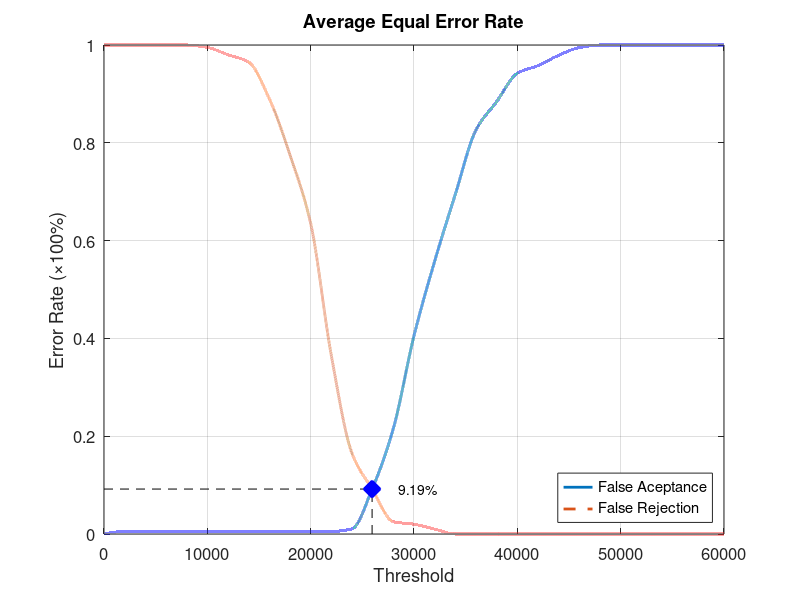
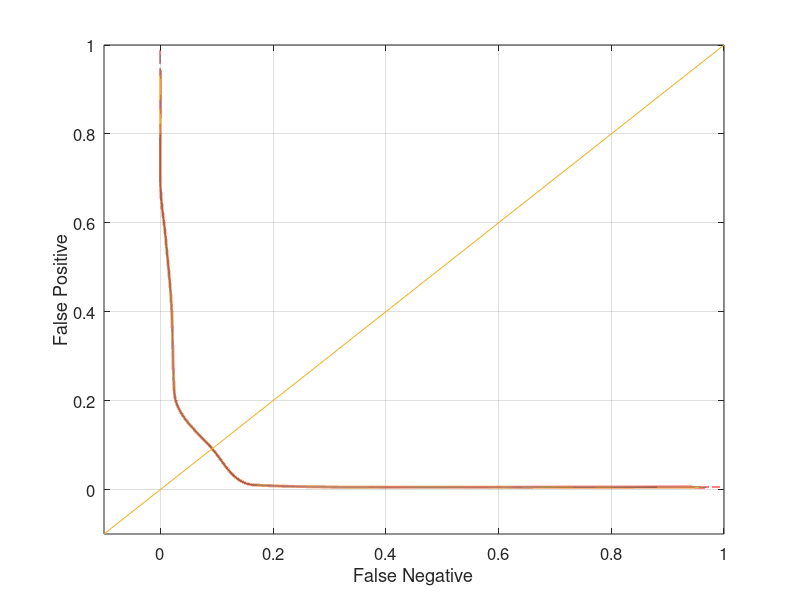

Reproduce these figures in MATLAB, in order.
function yEER = Database1_3
close all;
clear;
clc;
x = 0:2000:60000;
xq = 0:0.5:60000;

y0 = [0 0.00526316 0.00526316 0.00526316 0.00526316 0.00526316 0.00526316 0.00526316 0.00526316 0.00526316 0.00526316 0.00526316 0.0105263 0.0947368 0.215789 0.405263 0.557895 0.694737 0.826316 0.884211 0.942105 0.957895 0.978947 0.994737 1 1 1 1 1 1 1];
yy0 = interp1(x, y0, xq, 'pchip');
y1 = [1 1 1 1 1 0.995 0.98 0.965 0.89 0.775 0.635 0.365 0.165 0.09 0.025 0.02 0.01 0 0 0 0 0 0 0 0 0 0 0 0 0 0];
yy1 = interp1(x, y1, xq, 'pchip');

% Calculating EER: 
y2 = abs(y0 - y1);
find(y2 == min(y2))
yy2 = abs(yy0 - yy1);
xEER = find(yy2 == min(yy2));
xEERIndex = xq(xEER) % X-axis EER
yEER = yy0(xEER) % Y-axis EER

main = figure
plot(xq, yy0,'-','LineWidth', 2);	hold on
plot(xq, yy1,'--','LineWidth', 2);	hold on
plot([xEERIndex xEERIndex], [0 yEER], 'k--');	hold on
plot([0 xEERIndex], [yEER yEER], 'k--');	hold on
plot(xEERIndex, yEER, 'bx', 'LineWidth', 10);	hold on
text(xEERIndex + 10 * xEERIndex / 100, yEER, [num2str(round((10000 * yEER)) / 100) '%'])
legend('False Aceptance', 'False Rejection', 'Location', 'SouthEast')
xlabel('Threshold')
ylabel('Error Rate (\times100%)')
title('Average Equal Error Rate')
set(gca, 'FontSize', 12)
axis([0 60000 0 1])
grid on

print(main, 'Database1_3Main', '-dpng');
FNRxFPR = figure('Color', [1 1 1]);
plot(yy1, yy0, '-', yy1, yy0, 'LineWidth', 2);
hold on
y = -0.1:0.1:1
plot(y, y); 
set(gca, 'FontSize', 12)
xlabel('False Negative')
ylabel('False Positive')
axis([-0.1 1 -0.1 1])
set(gca, 'FontSize', 12)
grid on

print(FNRxFPR, 'Database1_3FNRxFPR','-dpng');
end
